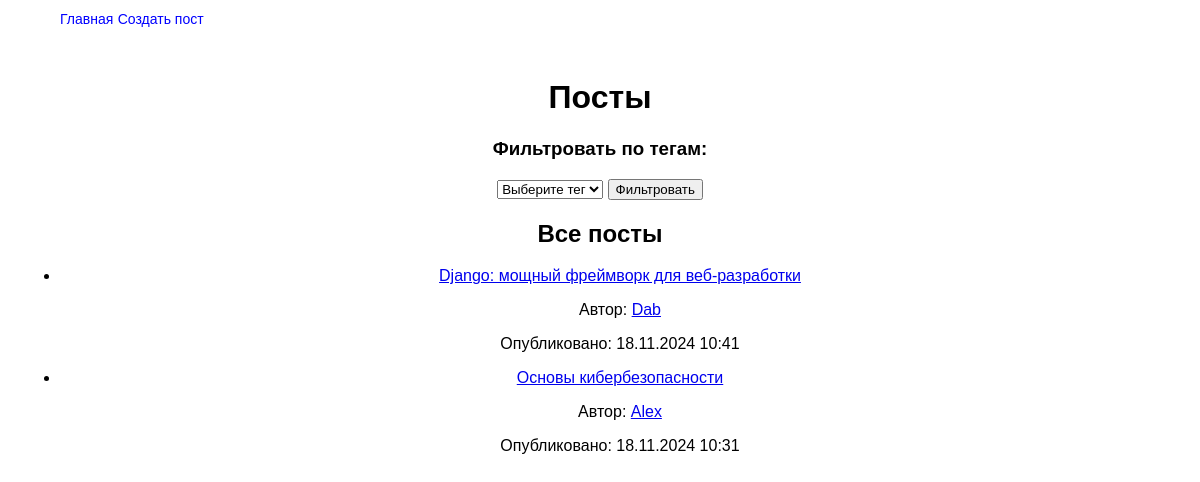
The app's page /posts/, older data.
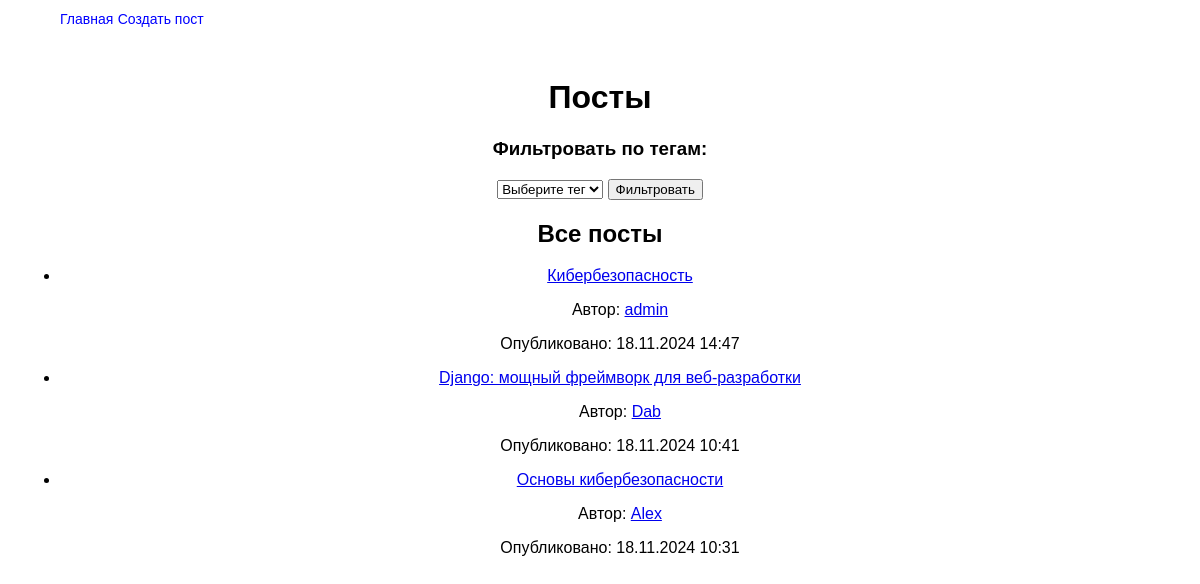
The same page, newer data.
### blog/models.py (models this page shows, shortened)
class Post(models.Model):
    title = models.CharField(max_length=255)
    slug = models.SlugField(max_length=255, unique=True, db_index=True, verbose_name='URL')
    content = models.TextField()
    author = models.ForeignKey(User, on_delete=models.CASCADE, related_name='posts')
    created_at = models.DateTimeField(auto_now_add=True)
    updated_at = models.DateTimeField(auto_now=True)
    is_public = models.BooleanField(default=True)  # Публичный или скрытый пост
    is_visible_on_request = models.BooleanField(default=False)  # Скрытый пост (по запросу)
    tags = models.ManyToManyField('Tag', related_name='posts', blank=True)  # Теги для постов
    class Meta:
        verbose_name = 'Посты'
        verbose_name_plural = verbose_name

### blog/views.py (the view)
# urls.py: path('posts/', posts_by_tag, name='all-posts'),
def posts_by_tag(request, tag_slug=None):
    tags = Tag.objects.all()
    if tag_slug:
        tag = Tag.objects.get(slug=tag_slug)
        posts = Post.objects.filter(tags=tag).order_by('-created_at')  # Сортировка по дате
    else:
        posts = Post.objects.all().order_by('-created_at')  # Если тег не передан, показываем все посты
    return render(request, 'blog/posts_by_tag.html', {'posts': posts, 'tags': tags, 'selected_tag': tag if tag_slug else None})

### blog/templates/blog/posts_by_tag.html (shortened to what this page needs)
{% extends 'blog/base.html' %}
{% block content %}
    <div class="tag-filter">
        <h1>Посты</h1>
        <h3>Фильтровать по тегам:</h3>
        <form method="GET">
            <select name="tag">
                <option value="">Выберите тег</option>
            </select>
            <button type="submit">Фильтровать</button>
        </form>
        <h2>{% if selected_tag %}Посты с тегом: {{ selected_tag.name }}{% else %}Все посты{% endif %}</h2>
        {% if posts %}
            <ul>
                {% for post in posts %}
                    <li>
                        <a href="{% url 'post-detail' post.slug %}">{{ post.title }}</a>
                        <p>Автор: <a href="{% url 'profile' post.author.username %}">{{ post.author.username }}</a></p>
                        <p>Опубликовано: {{ post.created_at|date:"d.m.Y H:i" }}</p>
                    </li>
                {% endfor %}
            </ul>
        {% else %}
            <p>Нет постов с этим тегом.</p>
        {% endif %}
    </div>
{% endblock %}

Row changes from the older to the newer data that the page shows:
added Post: title "Кибербезопасность", author.username "admin", created_at "18.11.2024 14:47"
